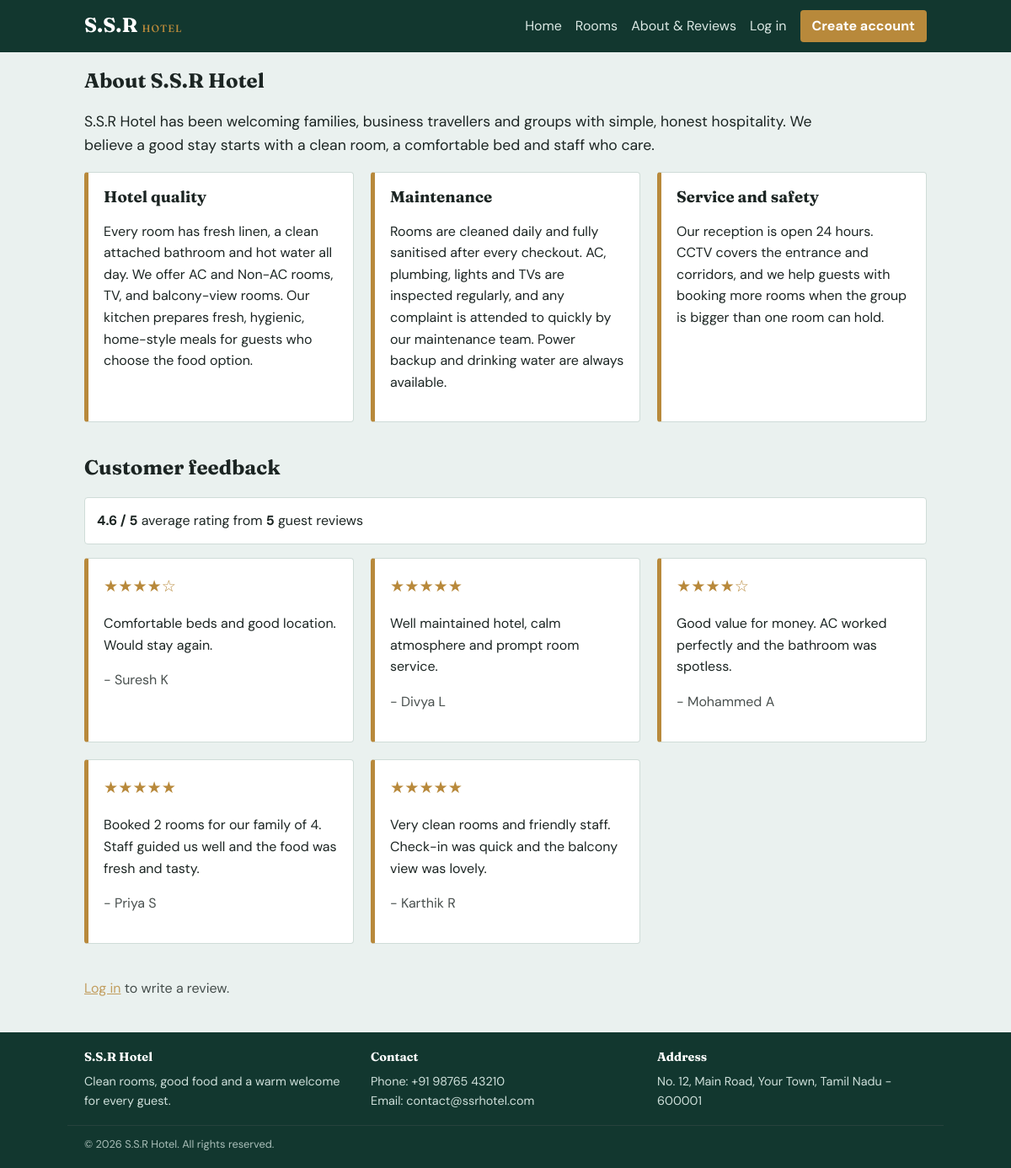
Page /about.php on the committed database.
### tables this page shows
CREATE TABLE reviews (
  id INT AUTO_INCREMENT PRIMARY KEY,
  user_id INT NULL,
  name VARCHAR(80) NOT NULL,
  rating TINYINT NOT NULL,
  comment VARCHAR(500) NOT NULL,
  created_at TIMESTAMP DEFAULT CURRENT_TIMESTAMP
);

### config.php (called while the page is built, shortened)
<?php
function e($s) { return htmlspecialchars((string)$s, ENT_QUOTES, 'UTF-8'); }

### about.php (the view, shortened to what this page needs)
<?php $title = "About S.S.R Hotel"; include 'includes/header.php'; $msg = ""; $err = "";
$avg = $conn->query("SELECT COALESCE(AVG(rating),0) a, COUNT(*) c FROM reviews")->fetch_assoc();
$rev = $conn->query("SELECT * FROM reviews ORDER BY id DESC"); ?>
<h2>About S.S.R Hotel</h2>
<p class="lead">S.S.R Hotel has been welcoming families, business travellers and groups with simple, honest hospitality.
We believe a good stay starts with a clean room, a comfortable bed and staff who care.</p>
<div class="grid">
  <article class="card"><h3>Hotel quality</h3>
    <p>Every room has fresh linen, a clean attached bathroom and hot water all day. We offer AC and Non-AC rooms, TV, and balcony-view rooms.
    Our kitchen prepares fresh, hygienic, home-style meals for guests who choose the food option.</p></article>
  <article class="card"><h3>Maintenance</h3>
    <p>Rooms are cleaned daily and fully sanitised after every checkout. AC, plumbing, lights and TVs are inspected regularly,
    and any complaint is attended to quickly by our maintenance team. Power backup and drinking water are always available.</p></article>
  <article class="card"><h3>Service and safety</h3>
    <p>Our reception is open 24 hours. CCTV covers the entrance and corridors, and we help guests with booking more rooms
    when the group is bigger than one room can hold.</p></article>
</div>
<h2>Customer feedback</h2>
<p class="stats"><b><?= number_format($avg['a'], 1) ?> / 5</b> average rating from <b><?= (int)$avg['c'] ?></b> guest review<?= $avg['c']==1?'':'s' ?></p>
<div class="grid">
<?php while ($r = $rev->fetch_assoc()): ?>
  <article class="card">
    <p class="stars" aria-label="<?= (int)$r['rating'] ?> out of 5"><?= str_repeat('★', $r['rating']) . str_repeat('☆', 5 - $r['rating']) ?></p>
    <p><?= e($r['comment']) ?></p>
    <p class="note">- <?= e($r['name']) ?></p>
  </article>
<?php endwhile; ?>
</div>
<?php if (isset($_SESSION['uid'])): ?>
<form class="form" method="post">
  <h3>Write your review</h3>
  <label>Rating
    <select name="rating"><option value="5">5 - Excellent</option><option value="4">4 - Good</option><option value="3">3 - Average</option><option value="2">2 - Poor</option><option value="1">1 - Bad</option></select></label>
  <label>Your feedback<textarea name="comment" rows="4" maxlength="500" required></textarea></label>
  <button class="btn">Submit review</button>
</form>
<?php else: ?><p class="note"><a href="login.php">Log in</a> to write a review.</p><?php endif; ?>
<?php include 'includes/footer.php'; ?>

### css/style.css (style rules this page uses)
:root { --pine:#12372f;--sea:#eaf1ef;--brass:#b8893b;--ink:#1c2523;--line:#cfdcd8;--white:#fff;--err:#a3262a }
* { box-sizing:border-box }
body { margin:0;font-family:'DM Sans',system-ui,sans-serif;background:var(--sea);color:var(--ink);line-height:1.6 }
h1,h2,h3,.logo { font-family:'Fraunces',Georgia,serif;line-height:1.2 }
a { color:var(--brass) }
.grid { display:grid;grid-template-columns:repeat(auto-fill,minmax(280px,1fr));gap:20px;margin-bottom:40px }
.card { background:var(--white);border:1px solid var(--line);border-left:5px solid var(--brass);padding:18px;border-radius:4px }
.card h3 { margin:0 0 6px }
.note { opacity:.8 }
.stats { background:var(--white);border:1px solid var(--line);padding:14px;border-radius:4px }
.lead { font-size:1.1rem;max-width:52em }
.stars { color:var(--brass);font-size:1.2rem;margin:0 }

### rows in the picture
reviews: rating "★★★★", rating "☆", comment "Comfortable beds and good location. Would stay again.", name "Suresh K"
reviews: rating "★★★★★", comment "Well maintained hotel, calm atmosphere and prompt room service.", name "Divya L"
reviews: rating "★★★★", rating "☆", comment "Good value for money. AC worked perfectly and the bathroom was spotless.", name "Mohammed A"
reviews: rating "★★★★★", comment "Booked 2 rooms for our family of 4. Staff guided us well and the food was fresh and tasty.", name "Priya S"
reviews: rating "★★★★★", comment "Very clean rooms and friendly staff. Check-in was quick and the balcony view was lovely.", name "Karthik R"

### other values in the picture
$avg['a'] "4.6"
$avg['c'] "5"
HOTEL_PHONE "+91 98765 43210"
HOTEL_EMAIL "contact@ssrhotel.com"
HOTEL_ADDRESS "No. 12, Main Road, Your Town, Tamil Nadu - 600001"
